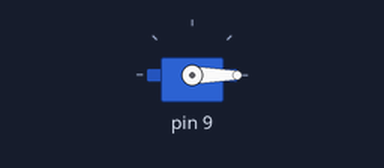
A sketch run on a simulated Arduino Uno, built with avr-gcc and run on an emulated ATmega328P. Parts: servo. Servo pulses on a pin are drawn as a servo (544–2400 µs = 0–180°).

Above: at 0.05 s.
At 1.25 s:
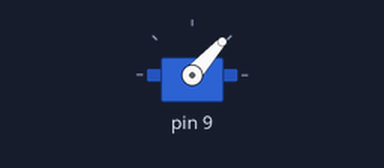
At 2.5 s:
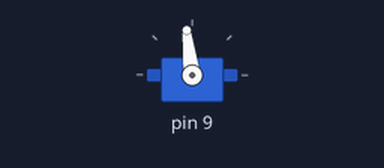
At 5.0 s:
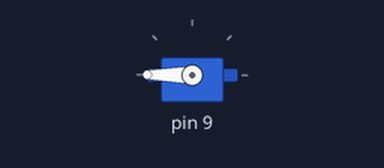
Timing chart, 0 to 6.5 s (numbered marks = the images above):
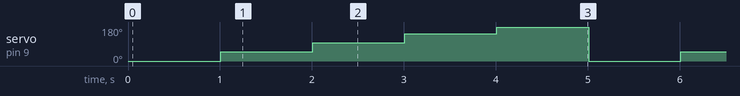

Measured:
- by itself, servo on pin 9: repeats every 5.0 s: 97° 1.0 s, 145° 1.0 s, 180° 1.0 s, 0° 1.0 s, 48° 1.0 s

The sketch:

03_servo_16bit_timer_hello_world.ino
```cpp
class Servo {
  public:
  enum class SERVO_SELECTOR {
    SERVO_1,
    SERVO_2
  };
  static inline void setAngle(SERVO_SELECTOR servo, uint8_t angle) {
    uint16_t dutyCycle = map(angle, 0, 180, 540, 2540);

    switch (servo) {
      case SERVO_SELECTOR::SERVO_1:
        OCR1A = dutyCycle;
        break;
      case SERVO_SELECTOR::SERVO_2:
        OCR1B = dutyCycle;      // unused: COM1B1 is disabled
        break;
      default:
        break;
    }
  }
};
void setup() {
  DDRB |= (1<<PB1); // Set PB1 as output
  /*
      Enable PWM on PIN PB1/Arduin D9

      CPU CLK, fclk_I/O = 16,000,000
      Timer: Phase Correct PWM, see 15.9.4 Phase Correct PWM Mode in Datasheet
      Formula: fOCnxPCPWM = fclk_I/O / {2* N * TOP}
      fOCnxPCPWM=50Hz
      Prescaler: N=8
      TOP = fclk_I/O / {2 * N * fOCnxPCPWM}

      TOP=ICR1=20000
  */
  TCCR1A = (1<<COM1A1)   // PB1 as PWM, see the pinout
      | (1<<WGM11);      // phase correct PWM, TOP=ICR1
  TCCR1B = (1 << WGM13)
      | (1 << CS11);     // prescaler 8
  ICR1 = 20000;          // 50Hz
}

void loop() {
  for (uint8_t angle = 0; angle <= 180; angle += 45) {
    Servo::setAngle(Servo::SERVO_SELECTOR::SERVO_1, angle);
    delay(1000);
  }
}
```
